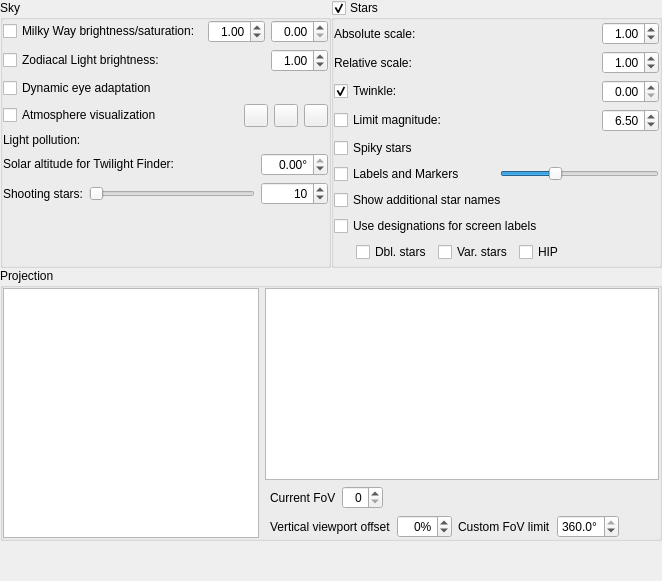
        <widget class="QWidget" name="page_sky">
         <layout class="QGridLayout" name="gridLayout">
          <property name="leftMargin">
           <number>0</number>
          </property>
          <property name="topMargin">
           <number>0</number>
          </property>
          <property name="rightMargin">
           <number>0</number>
          </property>
          <property name="bottomMargin">
           <number>0</number>
          </property>
          <property name="spacing">
           <number>0</number>
          </property>
          <item row="2" column="0">
           <spacer name="verticalSpacer_2">
            <property name="orientation">
             <enum>Qt::Vertical</enum>
            </property>
            <property name="sizeHint" stdset="0">
             <size>
              <width>20</width>
              <height>40</height>
             </size>
            </property>
           </spacer>
          </item>
          <item row="0" column="0">
           <widget class="QGroupBox" name="largeObjectsGroupbox">
            <property name="sizePolicy">
             <sizepolicy hsizetype="Preferred" vsizetype="Fixed">
              <horstretch>0</horstretch>
              <verstretch>0</verstretch>
             </sizepolicy>
            </property>
            <property name="title">
             <string>Sky</string>
            </property>
            <property name="alignment">
             <set>Qt::AlignLeading</set>
            </property>
            <property name="flat">
             <bool>true</bool>
            </property>
            <property name="checkable">
             <bool>false</bool>
            </property>
            <layout class="QGridLayout" name="gridLayout_18">
             <property name="leftMargin">
              <number>0</number>
             </property>
             <property name="topMargin">
              <number>0</number>
             </property>
             <property name="rightMargin">
              <number>0</number>
             </property>
             <property name="bottomMargin">
              <number>0</number>
             </property>
             <item row="9" column="0">
              <layout class="QGridLayout" name="gridLayout_6">
               <item row="2" column="1" colspan="2">
                <widget class="QLabel" name="zhrLabel">
                 <property name="text">
                  <string/>
                 </property>
                 <property name="textFormat">
                  <enum>Qt::RichText</enum>
                 </property>
                 <property name="scaledContents">
                  <bool>false</bool>
                 </property>
                </widget>
               </item>
               <item row="1" column="1">
                <widget class="QSlider" name="zhrSlider">
                 <property name="toolTip">
                  <string>The zenithal hourly rate for the sporadic meteors</string>
                 </property>
                 <property name="maximum">
                  <number>240000</number>
                 </property>
                 <property name="sliderPosition">
                  <number>10</number>
                 </property>
                 <property name="orientation">
                  <enum>Qt::Horizontal</enum>
                 </property>
                 <property name="tickPosition">
                  <enum>QSlider::NoTicks</enum>
                 </property>
                </widget>
               </item>
               <item row="1" column="2">
                <widget class="QSpinBox" name="zhrSpinBox">
                 <property name="toolTip">
                  <string>The zenithal hourly rate for the sporadic meteors</string>
                 </property>
                 <property name="frame">
                  <bool>true</bool>
                 </property>
                 <property name="alignment">
                  <set>Qt::AlignRight|Qt::AlignTrailing|Qt::AlignVCenter</set>
                 </property>
                 <property name="maximum">
                  <number>240000</number>
                 </property>
                 <property name="value">
                  <number>10</number>
                 </property>
                </widget>
               </item>
               <item row="1" column="0">
                <widget class="QLabel" name="label_14">
                 <property name="sizePolicy">
                  <sizepolicy hsizetype="Preferred" vsizetype="Minimum">
                   <horstretch>0</horstretch>
                   <verstretch>0</verstretch>
                  </sizepolicy>
                 </property>
                 <property name="toolTip">
                  <string>Settings for sporadic meteors</string>
                 </property>
                 <property name="text">
                  <string comment="Zenithal Hourly Rate">Shooting stars:</string>
                 </property>
                 <property name="textFormat">
                  <enum>Qt::PlainText</enum>
                 </property>
                 <property name="alignment">
                  <set>Qt::AlignLeading|Qt::AlignLeft|Qt::AlignVCenter</set>
                 </property>
                </widget>
               </item>
               <item row="0" column="0" colspan="2">
                <widget class="QLabel" name="twilightLabel">
                 <property name="sizePolicy">
                  <sizepolicy hsizetype="MinimumExpanding" vsizetype="Fixed">
                   <horstretch>0</horstretch>
                   <verstretch>0</verstretch>
                  </sizepolicy>
                 </property>
                 <property name="text">
                  <string>Solar altitude for Twilight Finder:</string>
                 </property>
                </widget>
               </item>
               <item row="0" column="2">
                <widget class="QDoubleSpinBox" name="twilightAltitudeDoubleSpinBox">
                 <property name="alignment">
                  <set>Qt::AlignRight|Qt::AlignTrailing|Qt::AlignVCenter</set>
                 </property>
                 <property name="suffix">
                  <string notr="true">°</string>
                 </property>
                 <property name="decimals">
                  <number>2</number>
                 </property>
                 <property name="minimum">
                  <double>-20.000000000000000</double>
                 </property>
                 <property name="maximum">
                  <double>0.000000000000000</double>
                 </property>
                 <property name="singleStep">
                  <double>0.100000000000000</double>
                 </property>
                </widget>
               </item>
              </layout>
             </item>
             <item row="0" column="0">
              <layout class="QGridLayout" name="gridLayout_14">
               <item row="3" column="0" colspan="3">
                <layout class="QHBoxLayout" name="horizontalLayout_21">
                 <item>
                  <widget class="QCheckBox" name="atmosphereCheckBox">
                   <property name="sizePolicy">
                    <sizepolicy hsizetype="MinimumExpanding" vsizetype="Fixed">
                     <horstretch>0</horstretch>
                     <verstretch>0</verstretch>
                    </sizepolicy>
                   </property>
                   <property name="text">
                    <string>Atmosphere visualization</string>
                   </property>
                  </widget>
                 </item>
                 <item>
                  <widget class="QToolButton" name="pushButtonAtmosphereDetails">
                   <property name="toolTip">
                    <string>Atmosphere settings: visual model, pressure, temperature, extinction coefficient, etc.</string>
                   </property>
                   <property name="icon">
                    <iconset resource="../../data/gui/guiRes.qrc">
                     <normaloff>:/graphicGui/uibtSettings.png</normaloff>
                     <disabledoff>:/graphicGui/uibtSettings-disabled.png</disabledoff>:/graphicGui/uibtSettings.png</iconset>
                   </property>
                  </widget>
                 </item>
                 <item>
                  <widget class="QToolButton" name="pushButtonSkylightDetails">
                   <property name="toolTip">
                    <string>Open skylight details (color tweaks for the atmosphere)</string>
                   </property>
                   <property name="text">
                    <string notr="true"/>
                   </property>
                   <property name="icon">
                    <iconset resource="../../data/gui/guiRes.qrc">
                     <normaloff>:/graphicGui/uibtEdit.png</normaloff>
                     <disabledoff>:/graphicGui/uibtEdit-disabled.png</disabledoff>:/graphicGui/uibtEdit.png</iconset>
                   </property>
                  </widget>
                 </item>
                 <item>
                  <widget class="QToolButton" name="tonemappingPushButton">
                   <property name="toolTip">
                    <string>Open tone mapping details.</string>
                   </property>
                   <property name="text">
                    <string notr="true"/>
                   </property>
                   <property name="icon">
                    <iconset resource="../../data/gui/guiRes.qrc">
                     <normaloff>:/graphicGui/uibtProcess.png</normaloff>
                     <disabledoff>:/graphicGui/uibtProcess-disabled.png</disabledoff>:/graphicGui/uibtProcess.png</iconset>
                   </property>
                  </widget>
                 </item>
                </layout>
               </item>
               <item row="0" column="2">
                <widget class="QDoubleSpinBox" name="milkyWaySaturationDoubleSpinBox">
                 <property name="toolTip">
                  <string>Changing saturation from totally unsaturated (0.00) to default (1.00) value.</string>
                 </property>
                 <property name="alignment">
                  <set>Qt::AlignRight|Qt::AlignTrailing|Qt::AlignVCenter</set>
                 </property>
                 <property name="minimum">
                  <double>0.000000000000000</double>
                 </property>
                 <property name="maximum">
                  <double>1.000000000000000</double>
                 </property>
                 <property name="singleStep">
                  <double>0.100000000000000</double>
                 </property>
                </widget>
               </item>
               <item row="4" column="0" colspan="3">
                <layout class="QHBoxLayout" name="_2">
                 <item>
                  <widget class="QLabel" name="label_4">
                   <property name="text">
                    <string>Light pollution:</string>
                   </property>
                  </widget>
                 </item>
                 <item>
                  <widget class="LightPollutionWidget" name="lightPollutionWidget" native="true">
                   <property name="sizePolicy">
                    <sizepolicy hsizetype="MinimumExpanding" vsizetype="Preferred">
                     <horstretch>0</horstretch>
                     <verstretch>0</verstretch>
                    </sizepolicy>
                   </property>
                  </widget>
                 </item>
                </layout>
               </item>
               <item row="1" column="0">
                <widget class="QCheckBox" name="zodiacalLightCheckBox">
                 <property name="text">
                  <string>Zodiacal Light brightness:</string>
                 </property>
                </widget>
               </item>
               <item row="0" column="1">
                <widget class="QDoubleSpinBox" name="milkyWayBrightnessDoubleSpinBox">
                 <property name="alignment">
                  <set>Qt::AlignRight|Qt::AlignTrailing|Qt::AlignVCenter</set>
                 </property>
                 <property name="decimals">
                  <number>2</number>
                 </property>
                 <property name="maximum">
                  <double>10.000000000000000</double>
                 </property>
                 <property name="singleStep">
                  <double>0.100000000000000</double>
                 </property>
                 <property name="value">
                  <double>1.000000000000000</double>
                 </property>
                </widget>
               </item>
               <item row="0" column="0">
                <widget class="QCheckBox" name="milkyWayCheckBox">
                 <property name="sizePolicy">
                  <sizepolicy hsizetype="MinimumExpanding" vsizetype="Fixed">
                   <horstretch>0</horstretch>
                   <verstretch>0</verstretch>
                  </sizepolicy>
                 </property>
                 <property name="text">
                  <string>Milky Way brightness/saturation:</string>
                 </property>
                </widget>
               </item>
               <item row="1" column="2">
                <widget class="QDoubleSpinBox" name="zodiacalLightBrightnessDoubleSpinBox">
                 <property name="alignment">
                  <set>Qt::AlignRight|Qt::AlignTrailing|Qt::AlignVCenter</set>
                 </property>
                 <property name="decimals">
                  <number>2</number>
                 </property>
                 <property name="maximum">
                  <double>10.000000000000000</double>
                 </property>
                 <property name="singleStep">
                  <double>0.100000000000000</double>
                 </property>
                 <property name="value">
                  <double>1.000000000000000</double>
                 </property>
                </widget>
               </item>
               <item row="2" column="0">
                <widget class="QCheckBox" name="adaptationCheckbox">
                 <property name="toolTip">
                  <string>Dim faint stars when a very bright object is visible</string>
                 </property>
                 <property name="text">
                  <string>Dynamic eye adaptation</string>
                 </property>
                 <property name="checked">
                  <bool>false</bool>
                 </property>
                </widget>
               </item>
              </layout>
             </item>
             <item row="10" column="0">
              <spacer name="verticalSpacer_8">
               <property name="orientation">
                <enum>Qt::Vertical</enum>
               </property>
               <property name="sizeHint" stdset="0">
                <size>
                 <width>20</width>
                 <height>40</height>
                </size>
               </property>
              </spacer>
             </item>
            </layout>
           </widget>
          </item>
          <item row="0" column="1">
           <widget class="QGroupBox" name="starGroupBox">
            <property name="title">
             <string>Stars</string>
            </property>
            <property name="alignment">
             <set>Qt::AlignLeading</set>
            </property>
            <property name="flat">
             <bool>true</bool>
            </property>
            <property name="checkable">
             <bool>true</bool>
            </property>
            <property name="checked">
             <bool>true</bool>
            </property>
            <layout class="QGridLayout" name="gridLayout_19">
             <property name="leftMargin">
              <number>0</number>
             </property>
             <property name="topMargin">
              <number>0</number>
             </property>
             <property name="rightMargin">
              <number>0</number>
             </property>
             <property name="bottomMargin">
              <number>0</number>
             </property>
             <item row="0" column="0">
              <layout class="QGridLayout" name="gridLayout_16">
               <item row="3" column="1">
                <widget class="QDoubleSpinBox" name="starLimitMagnitudeDoubleSpinBox">
                 <property name="frame">
                  <bool>true</bool>
                 </property>
                 <property name="alignment">
                  <set>Qt::AlignRight|Qt::AlignTrailing|Qt::AlignVCenter</set>
                 </property>
                 <property name="buttonSymbols">
                  <enum>QAbstractSpinBox::UpDownArrows</enum>
                 </property>
                 <property name="decimals">
                  <number>2</number>
                 </property>
                 <property name="minimum">
                  <double>0.000000000000000</double>
                 </property>
                 <property name="maximum">
                  <double>21.000000000000000</double>
                 </property>
                 <property name="singleStep">
                  <double>0.100000000000000</double>
                 </property>
                 <property name="value">
                  <double>6.500000000000000</double>
                 </property>
                </widget>
               </item>
               <item row="2" column="0">
                <widget class="QCheckBox" name="starTwinkleCheckBox">
                 <property name="text">
                  <string>Twinkle:</string>
                 </property>
                 <property name="checked">
                  <bool>true</bool>
                 </property>
                </widget>
               </item>
               <item row="2" column="1">
                <widget class="QDoubleSpinBox" name="starTwinkleAmountDoubleSpinBox">
                 <property name="alignment">
                  <set>Qt::AlignRight|Qt::AlignTrailing|Qt::AlignVCenter</set>
                 </property>
                 <property name="decimals">
                  <number>2</number>
                 </property>
                 <property name="maximum">
                  <double>1.500000000000000</double>
                 </property>
                 <property name="singleStep">
                  <double>0.100000000000000</double>
                 </property>
                </widget>
               </item>
               <item row="4" column="0" colspan="2">
                <widget class="QCheckBox" name="spikyStarsCheckBox">
                 <property name="toolTip">
                  <string>Show stars with pointed rays</string>
                 </property>
                 <property name="text">
                  <string>Spiky stars</string>
                 </property>
                </widget>
               </item>
               <item row="7" column="0" colspan="2">
                <widget class="QCheckBox" name="checkBoxStarDesignationsOnlyUsage">
                 <property name="toolTip">
                  <string>Use designations of stars instead of their common names for screen labels</string>
                 </property>
                 <property name="text">
                  <string>Use designations for screen labels</string>
                 </property>
                </widget>
               </item>
               <item row="0" column="0">
                <widget class="QLabel" name="label_5">
                 <property name="sizePolicy">
                  <sizepolicy hsizetype="MinimumExpanding" vsizetype="Preferred">
                   <horstretch>0</horstretch>
                   <verstretch>0</verstretch>
                  </sizepolicy>
                 </property>
                 <property name="text">
                  <string>Absolute scale:</string>
                 </property>
                </widget>
               </item>
               <item row="6" column="0" colspan="2">
                <widget class="QCheckBox" name="checkBoxAdditionalNamesStars">
                 <property name="toolTip">
                  <string>Show all available proper names</string>
                 </property>
                 <property name="text">
                  <string>Show additional star names</string>
                 </property>
                </widget>
               </item>
               <item row="5" column="0" colspan="2">
                <layout class="QHBoxLayout" name="horizontalLayout_starLabel">
                 <item>
                  <widget class="QCheckBox" name="starLabelCheckBox">
                   <property name="enabled">
                    <bool>true</bool>
                   </property>
                   <property name="text">
                    <string>Labels and Markers</string>
                   </property>
                  </widget>
                 </item>
                 <item>
                  <widget class="QSlider" name="starsLabelsHorizontalSlider">
                   <property name="sizePolicy">
                    <sizepolicy hsizetype="Preferred" vsizetype="Fixed">
                     <horstretch>0</horstretch>
                     <verstretch>0</verstretch>
                    </sizepolicy>
                   </property>
                   <property name="value">
                    <number>33</number>
                   </property>
                   <property name="orientation">
                    <enum>Qt::Horizontal</enum>
                   </property>
                  </widget>
                 </item>
                </layout>
               </item>
               <item row="1" column="1">
                <widget class="QDoubleSpinBox" name="starRelativeScaleDoubleSpinBox">
                 <property name="frame">
                  <bool>true</bool>
                 </property>
                 <property name="alignment">
                  <set>Qt::AlignRight|Qt::AlignTrailing|Qt::AlignVCenter</set>
                 </property>
                 <property name="buttonSymbols">
                  <enum>QAbstractSpinBox::UpDownArrows</enum>
                 </property>
                 <property name="decimals">
                  <number>2</number>
                 </property>
                 <property name="minimum">
                  <double>0.250000000000000</double>
                 </property>
                 <property name="maximum">
                  <double>5.000000000000000</double>
                 </property>
                 <property name="singleStep">
                  <double>0.050000000000000</double>
                 </property>
                 <property name="value">
                  <double>1.000000000000000</double>
                 </property>
                </widget>
               </item>
               <item row="3" column="0">
                <widget class="QCheckBox" name="starLimitMagnitudeCheckBox">
                 <property name="sizePolicy">
                  <sizepolicy hsizetype="MinimumExpanding" vsizetype="Fixed">
                   <horstretch>0</horstretch>
                   <verstretch>0</verstretch>
                  </sizepolicy>
                 </property>
                 <property name="toolTip">
                  <string>Limit the magnitude of stars</string>
                 </property>
                 <property name="text">
                  <string>Limit magnitude:</string>
                 </property>
                </widget>
               </item>
               <item row="0" column="1">
                <widget class="QDoubleSpinBox" name="starScaleRadiusDoubleSpinBox">
                 <property name="alignment">
                  <set>Qt::AlignRight|Qt::AlignTrailing|Qt::AlignVCenter</set>
                 </property>
                 <property name="decimals">
                  <number>2</number>
                 </property>
                 <property name="minimum">
                  <double>0.050000000000000</double>
                 </property>
                 <property name="maximum">
                  <double>9.000000000000000</double>
                 </property>
                 <property name="singleStep">
                  <double>0.050000000000000</double>
                 </property>
                 <property name="value">
                  <double>1.000000000000000</double>
                 </property>
                </widget>
               </item>
               <item row="1" column="0">
                <widget class="QLabel" name="label_7">
                 <property name="text">
                  <string>Relative scale:</string>
                 </property>
                </widget>
               </item>
               <item row="8" column="0" colspan="2">
                <layout class="QHBoxLayout" name="horizontalLayout_28">
                 <property name="leftMargin">
                  <number>22</number>
                 </property>
                 <item>
                  <widget class="QCheckBox" name="dblStarsDesignationsCheckBox">
                   <property name="toolTip">
                    <string>Show traditional designations of double stars if proper name, Bayer or Flamsteed designations do not exist for the star.</string>
                   </property>
                   <property name="text">
                    <string comment="double stars">Dbl. stars</string>
                   </property>
                  </widget>
                 </item>
                 <item>
                  <widget class="QCheckBox" name="varStarsDesignationsCheckBox">
                   <property name="toolTip">
                    <string>Show designations of variable stars if proper name, Bayer or Flamsteed designations, or designation of double star do not exist for the star.</string>
                   </property>
                   <property name="text">
                    <string comment="variable stars">Var. stars</string>
                   </property>
                  </widget>
                 </item>
                 <item>
                  <widget class="QCheckBox" name="hipDesignationsCheckBox">
                   <property name="toolTip">
                    <string>Show designations from Hipparcos catalog (HIP) if available and star doesn't have other traditional designations.</string>
                   </property>
                   <property name="text">
                    <string notr="true">HIP</string>
                   </property>
                  </widget>
                 </item>
                 <item>
                  <spacer name="horizontalSpacer_5">
                   <property name="orientation">
                    <enum>Qt::Horizontal</enum>
                   </property>
                   <property name="sizeHint" stdset="0">
                    <size>
                     <width>40</width>
                     <height>20</height>
                    </size>
                   </property>
                  </spacer>
                 </item>
                </layout>
               </item>
              </layout>
             </item>
            </layout>
           </widget>
          </item>
          <item row="1" column="0" colspan="2">
           <widget class="QGroupBox" name="setProjectionGroupBox">
            <property name="title">
             <string>Projection</string>
            </property>
            <property name="checkable">
             <bool>false</bool>
            </property>
            <layout class="QHBoxLayout" name="horizontalLayout_10">
             <property name="leftMargin">
              <number>0</number>
             </property>
             <property name="topMargin">
              <number>0</number>
             </property>
             <property name="rightMargin">
              <number>0</number>
             </property>
             <property name="bottomMargin">
              <number>0</number>
             </property>
             <item>
              <widget class="QListWidget" name="projectionListWidget">
               <property name="sizePolicy">
                <sizepolicy hsizetype="Expanding" vsizetype="Expanding">
                 <horstretch>0</horstretch>
                 <verstretch>0</verstretch>
                </sizepolicy>
               </property>
               <property name="focusPolicy">
                <enum>Qt::NoFocus</enum>
               </property>
               <property name="verticalScrollBarPolicy">
                <enum>Qt::ScrollBarAsNeeded</enum>
               </property>
               <property name="horizontalScrollBarPolicy">
                <enum>Qt::ScrollBarAlwaysOff</enum>
               </property>
              </widget>
             </item>
             <item>
              <layout class="QVBoxLayout" name="projectionDetailsVerticalLayout">
               <item>
                <widget class="QTextBrowser" name="projectionTextBrowser">
                 <property name="openExternalLinks">
                  <bool>true</bool>
                 </property>
                </widget>
               </item>
               <item>
                <layout class="QHBoxLayout" name="horizontalLayout_12">
                 <property name="leftMargin">
                  <number>5</number>
                 </property>
                 <property name="topMargin">
                  <number>0</number>
                 </property>
                 <item>
                  <widget class="QLabel" name="currentFovLabel">
                   <property name="text">
                    <string>Current FoV</string>
                   </property>
                  </widget>
                 </item>
                 <item>
                  <widget class="AngleSpinBox" name="currentFovSpinBox">
                   <property name="alignment">
                    <set>Qt::AlignRight|Qt::AlignTrailing|Qt::AlignVCenter</set>
                   </property>
                  </widget>
                 </item>
                 <item>
                  <spacer name="horizontalSpacer_8">
                   <property name="orientation">
                    <enum>Qt::Horizontal</enum>
                   </property>
                   <property name="sizeHint" stdset="0">
                    <size>
                     <width>40</width>
                     <height>20</height>
                    </size>
                   </property>
                  </spacer>
                 </item>
                </layout>
               </item>
               <item>
                <layout class="QHBoxLayout" name="viewportOffsetHorizontalLayout">
                 <property name="leftMargin">
                  <number>5</number>
                 </property>
                 <item>
                  <widget class="QLabel" name="viewportOffsetLabel">
                   <property name="text">
                    <string>Vertical viewport offset</string>
                   </property>
                  </widget>
                 </item>
                 <item>
                  <widget class="QDoubleSpinBox" name="viewportOffsetSpinBox">
                   <property name="alignment">
                    <set>Qt::AlignRight|Qt::AlignTrailing|Qt::AlignVCenter</set>
                   </property>
                   <property name="suffix">
                    <string notr="true">%</string>
                   </property>
                   <property name="decimals">
                    <number>0</number>
                   </property>
                   <property name="minimum">
                    <double>-50.000000000000000</double>
                   </property>
                   <property name="maximum">
                    <double>50.000000000000000</double>
                   </property>
                  </widget>
                 </item>
                 <item>
                  <widget class="QLabel" name="userMaxFovLabel">
                   <property name="text">
                    <string>Custom FoV limit</string>
                   </property>
                  </widget>
                 </item>
                 <item>
                  <widget class="QDoubleSpinBox" name="userMaxFovSpinBox">
                   <property name="toolTip">
                    <string>Additional custom limitation (e.g. for planetarium use)</string>
                   </property>
                   <property name="suffix">
                    <string notr="true">°</string>
                   </property>
                   <property name="decimals">
                    <number>1</number>
                   </property>
                   <property name="minimum">
                    <double>1.000000000000000</double>
                   </property>
                   <property name="maximum">
                    <double>360.000000000000000</double>
                   </property>
                   <property name="value">
                    <double>360.000000000000000</double>
                   </property>
                  </widget>
                 </item>
                 <item>
                  <spacer name="horizontalSpacer">
                   <property name="orientation">
                    <enum>Qt::Horizontal</enum>
                   </property>
                   <property name="sizeHint" stdset="0">
                    <size>
                     <width>40</width>
                     <height>20</height>
                    </size>
                   </property>
                  </spacer>
                 </item>
                </layout>
               </item>
              </layout>
             </item>
            </layout>
           </widget>
          </item>
         </layout>
        </widget>
